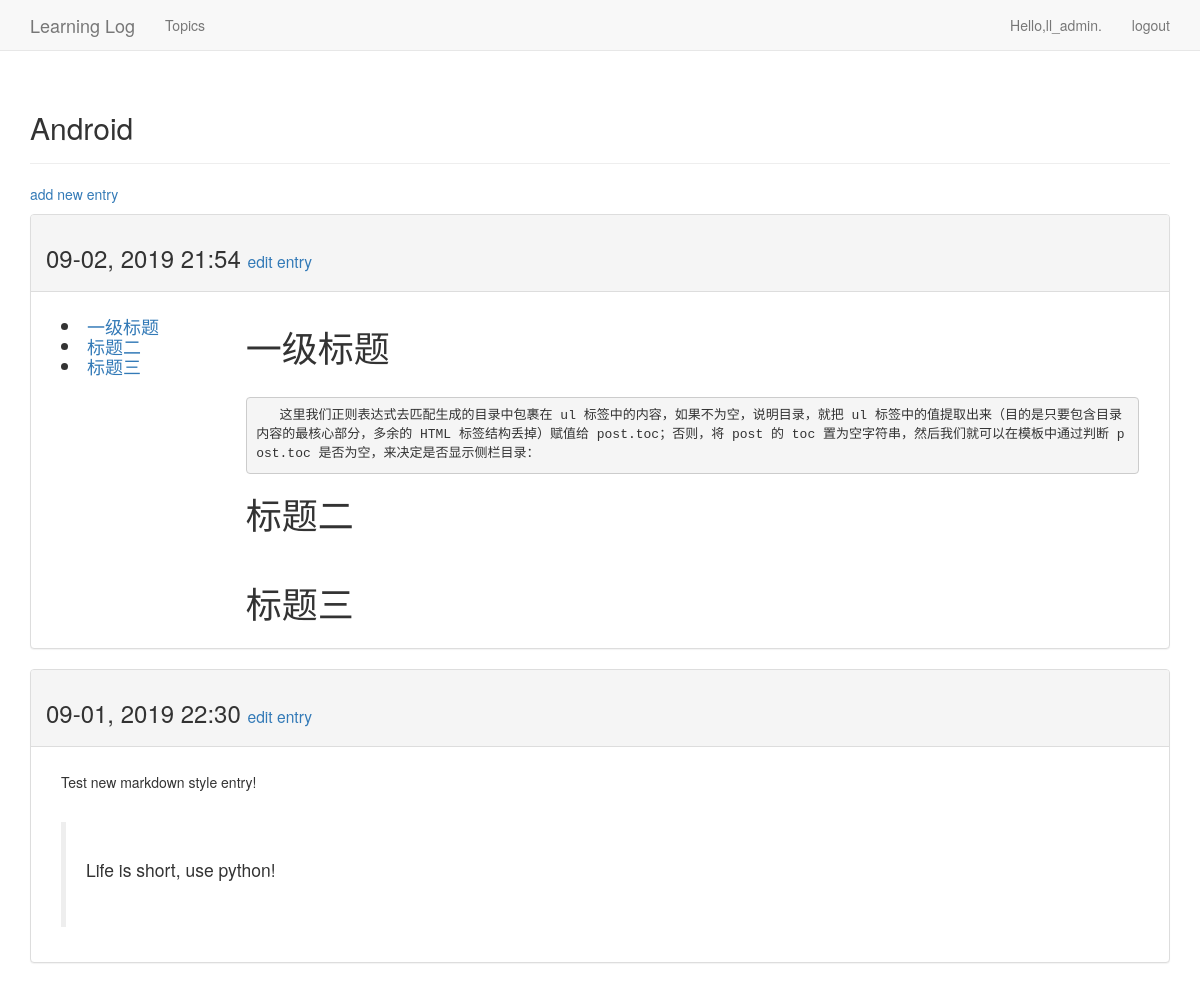
The page /topics/1/ (signed in) on the database its author committed.
### learning_logs/models.py (models this page shows, shortened)
class Topic(models.Model):
    text = models.CharField(max_length=200)
    date_added = models.DateTimeField(auto_now_add=True)
    owner = models.ForeignKey(User, on_delete=models.CASCADE)
    def __str__(self):
        return self.text

class Entry(models.Model):
    topic = models.ForeignKey(Topic, on_delete=models.CASCADE)
    text = models.TextField()
    date_added = models.DateTimeField(auto_now_add=True)
    class Meta:
        ordering = ['-date_added']
        verbose_name_plural = 'entries'

### learning_logs/views.py (the view)
# urls.py: url(r'^topics/(?P<topic_id>\d+)/$', views.topic, name='topic'),
@login_required
def topic(request, topic_id):
    topic = Topic.objects.get(pk=topic_id)
    if topic.owner != request.user:
        raise Http404
    entries = topic.entry_set.order_by('-date_added')
    md = markdown.Markdown(extensions=[
        'markdown.extensions.extra',
        'markdown.extensions.codehilite',
        'markdown.extensions.toc',
        ])
    for entry in entries:
        entry.text = md.convert(entry.text)
        m = re.search(r'<div class="toc">\s*<ul>(.*)</ul>\s*</div>', md.toc, re.S)
        entry.toc = m.group(1) if m is not None else ''
    context = {
        'topic': topic,
        'entries': entries
    }
    return render(request, 'learning_logs/topic.html', context)

### templates/learning_logs/topic.html (shortened to what this page needs)
{% extends "learning_logs/base.html" %}
{% block header %}
    <h2>{{ topic }}</h2>
{% endblock %}
{% block content %}
	<p>
		<a href="{% url 'learning_logs:new_entry' topic.id %}">add new entry</a>
	</p>
	{% for entry in entries %}
        <div class="panel panel-default">
            <div class="panel-heading">
                <h3>
                    {{ entry.date_added|date:'m-d, Y H:i' }}
                    <small>
                        <a href="{% url 'learning_logs:edit_entry' entry.id %}">edit entry</a>
                    </small>
                </h3>
            </div>
            <div class="panel-body">
                {% if entry.toc %}
                    <div class="col-sm-2">
                        <h4>
                            {{ entry.toc|safe }}
                        </h4>
                    </div>
                {% endif %}
                <div class="col-sm-10">
                    {{ entry.text|safe|linebreaks }}
                </div>
            </div>
        </div>
	{% empty %}
		<li>
			There are no entries for this topic yet.
		</li>
	{% endfor %}
{% endblock %}

### templates/learning_logs/base.html (shortened to what this page needs)
{% load bootstrap3 %}
<!DOCTYPE html>
<html lang="zh-cn">
    <head>
        {% bootstrap_css %}
    </head>
    <body>
        <nav class="navbar navbar-default navbar-static-top">
            <div class="container">
                <div class="navbar-header">
                    <a class="navbar-brand" href="{% url 'learning_logs:index' %}">
                        Learning Log
                    </a>
                </div>
                <div id="navbar" class="navbar-collapse">
                    <ul class="nav navbar-nav">
                        <li><a href="{% url 'learning_logs:topics' %}">Topics</a> </li>
                    </ul>
                    <ul class="nav navbar-nav navbar-right">
                        {% if user.is_authenticated %}
                            <li><a>Hello,{{ user.username }}.</a></li>
                            <li><a href="{% url 'users:logout' %}">logout</a></li>
                        {% else %}
                            <li><a href="{% url 'users:register' %}">register</a></li>
                            <li><a href="{% url 'users:login' %}">login</a></li>
                        {% endif %}
                    </ul>
                </div>
            </div>
        </nav>
        <div class="container">
            <div class="page-header">
                {% block  header %}{% endblock %}
            </div>
            <div>
                {% block content %}{% endblock %}
            </div>
        </div>
    </body>
</html>

### rows shown on the page
Topic: text "Android"
Entry: date_added "09-02, 2019 21:54", toc "一级标题 标题二 标题三", text "一级标题 这里我们正则表达式去匹配生成的目录中包裹在 ul 标签中的内容，如果不为空，说明目录，就把 ul 标签中的值提取出来（目的是只要包含目录内容的最核心部分，多余的 HTML 标签结构丢掉）赋值给 post.toc；否则，将 post 的 toc 置为空字符串，然后我们就可以在模板中通过判断 post.toc 是否为空，来决定是否显示侧栏目录： 标题二 标题三"
Entry: date_added "09-01, 2019 22:30", text "Test new markdown style entry! Life is short, use python!"

### other values the page prints
{{ user.username }} "ll_admin"
